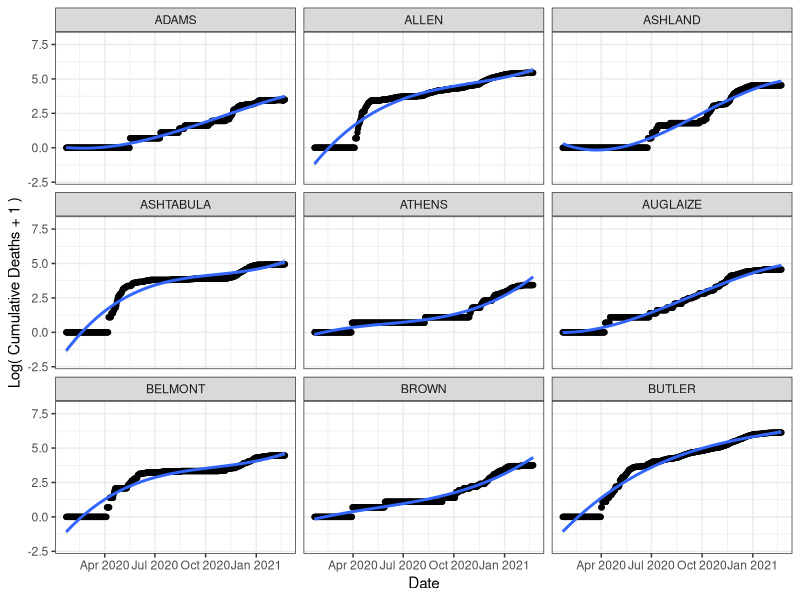
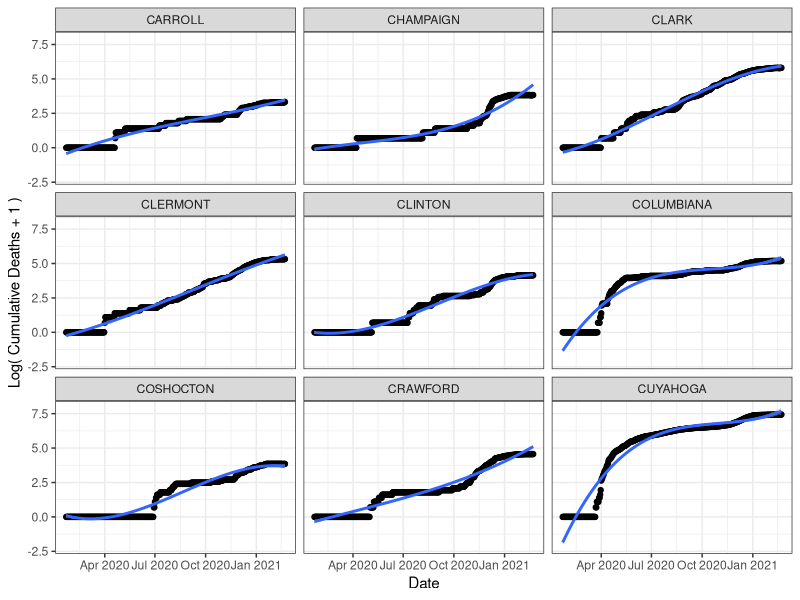
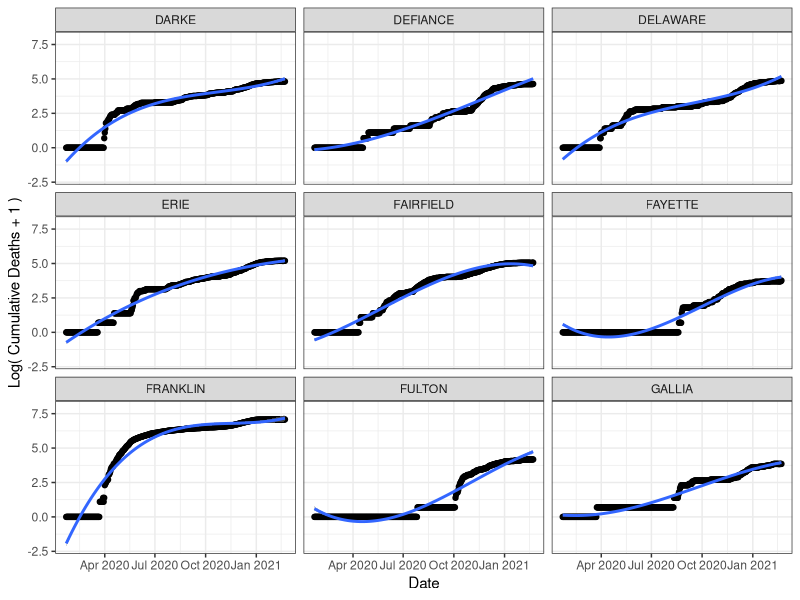
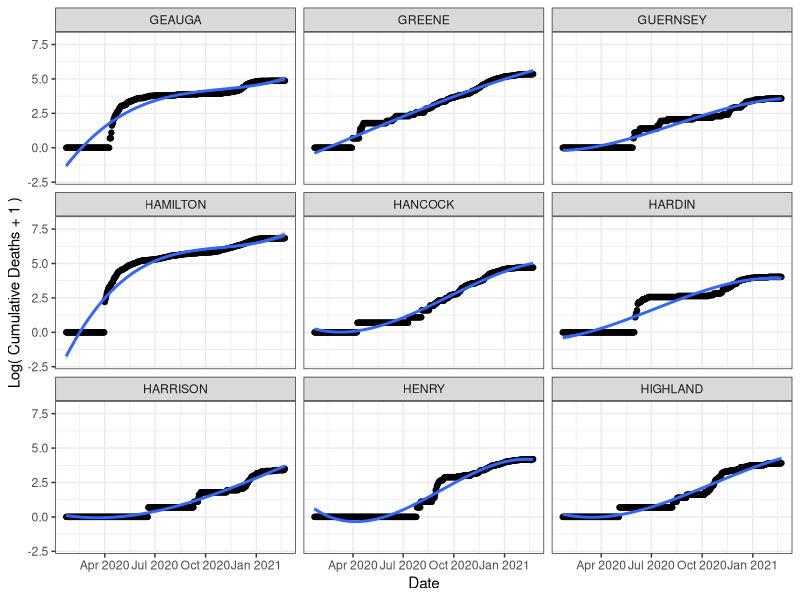
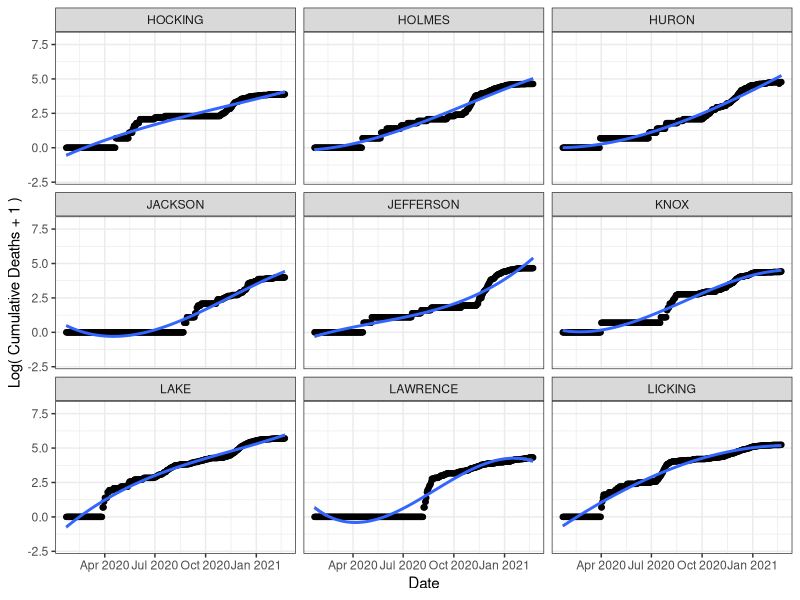
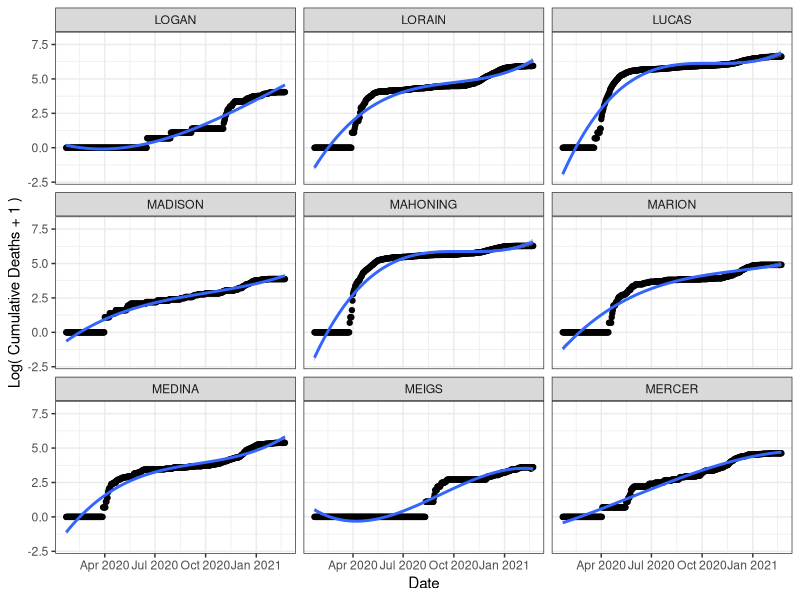
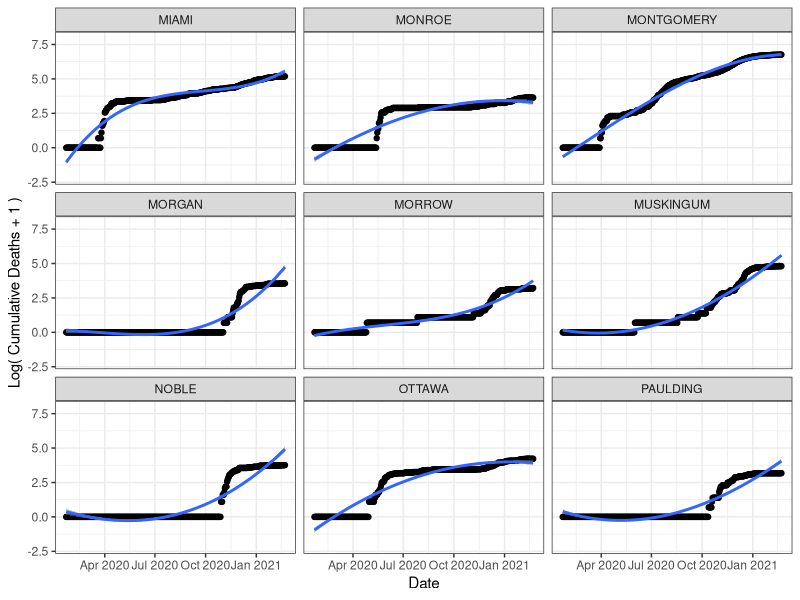
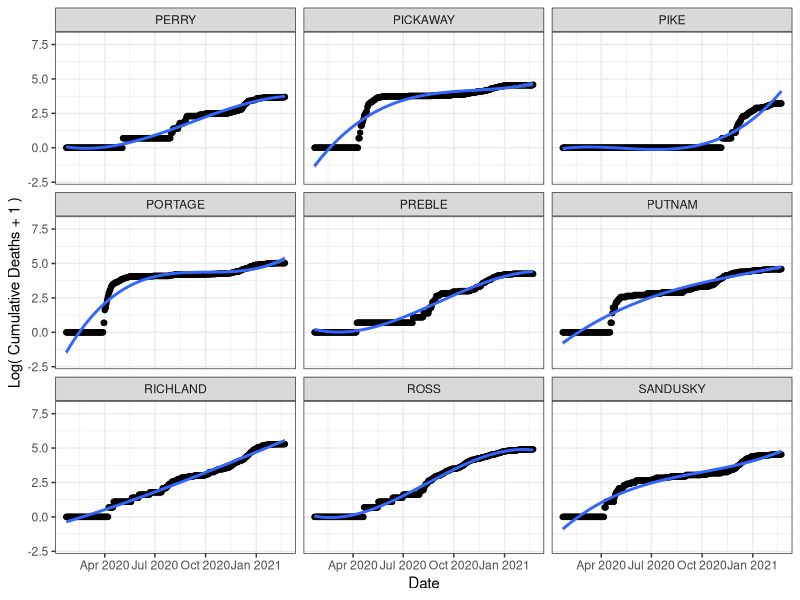

These charts were generated, in order, by the following R code:
## ---- chunk 1
library(readxl)
library(tidyverse)
# read in OHIO_CASES_DATA
cases <- read_excel("COVID_CASES_OH_CNTY_20210223_pop.xlsx")
# convert dates
cases$DATE <- as.Date(cases$DATE, "%m/%d/%Y")
# remove UNASSIGNED and OUT OF OH data
cases <- cases%>%
  filter( (COUNTY != 'UNASSIGNED') & (COUNTY !='OUT OF OH'))%>%
  mutate(FIPS = str_sub(UID,start = 4,end = 8))%>%
  select(COUNTY,FIPS,DATE,CNTY_LAT,CNTY_LONG,POPULATION,CUMCONFIRMED,CUMDEATHS,NEWDEATHS,NEWCONFIRMED)

## ---- chunk 2
log_deaths_county_df <- cases %>%
  arrange(desc(POPULATION))%>%
  group_by(COUNTY) %>%
  mutate(log_deaths = log(CUMDEATHS + 1),
         log_new_deaths = log(NEWDEATHS + 1))
## ---- chunk 3
library(ggforce)
library(splines)
for(i in 1:10){
  p <- ggplot(log_deaths_county_df, aes(x = DATE, y = log_deaths)) + 
      geom_point() + 
      geom_smooth(method = "lm",formula = y ~ bs(x,3)) + 
      facet_wrap_paginate(~COUNTY, ncol = 3, nrow = 3, page = i)+ 
      theme_bw() + 
      labs(x = "Date", y = "Log( Cumulative Deaths + 1 )")
  print(p)
  cat("\n\n\\newpage\n")
}
## ---- chunk 4
library(ggforce)
library(splines)
for(i in 1:10){
  p <- ggplot(log_deaths_county_df, aes(x = DATE, y = log_new_deaths)) + 
      geom_point() + 
      geom_smooth(method = "lm",formula = y ~ bs(x,3)) + 
      facet_wrap_paginate(~COUNTY, ncol = 3, nrow = 3, page = i)+ 
      theme_bw() + 
      labs(x = "Date", y = "Log( New Deaths + 1 )")
  print(p)
  cat("\n\n\\newpage\n")
}
